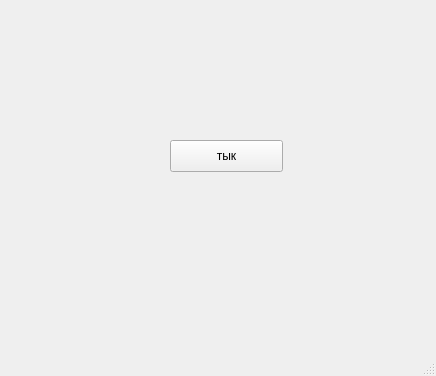
<?xml version="1.0" encoding="UTF-8"?>
<ui version="4.0">
 <class>MainWindow</class>
 <widget class="QMainWindow" name="MainWindow">
  <property name="geometry">
   <rect>
    <x>0</x>
    <y>0</y>
    <width>436</width>
    <height>376</height>
   </rect>
  </property>
  <property name="windowTitle">
   <string>MainWindow</string>
  </property>
  <widget class="QWidget" name="centralwidget">
   <widget class="QPushButton" name="pushButton">
    <property name="geometry">
     <rect>
      <x>170</x>
      <y>140</y>
      <width>113</width>
      <height>32</height>
     </rect>
    </property>
    <property name="text">
     <string>тык</string>
    </property>
   </widget>
  </widget>
  <widget class="QMenuBar" name="menubar">
   <property name="geometry">
    <rect>
     <x>0</x>
     <y>0</y>
     <width>436</width>
     <height>22</height>
    </rect>
   </property>
  </widget>
  <widget class="QStatusBar" name="statusbar"/>
 </widget>
 <resources/>
 <connections/>
</ui>
